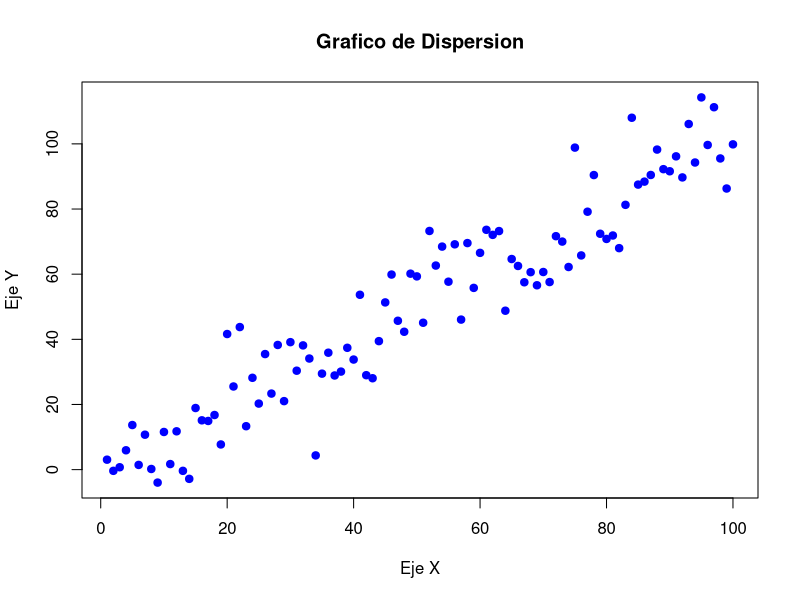

Write R code to recreate this figure.
#Ejemplo 4
x <- seq(1, 100, by = 1) 
y <- x + rnorm(100, mean = 0, sd = 10)  


df <- data.frame(x, y)

# Crear un gráfico de dispersion
plot(df$x, df$y, main = "Grafico de Dispersion", xlab = "Eje X", ylab = "Eje Y", pch = 19, col = "blue")